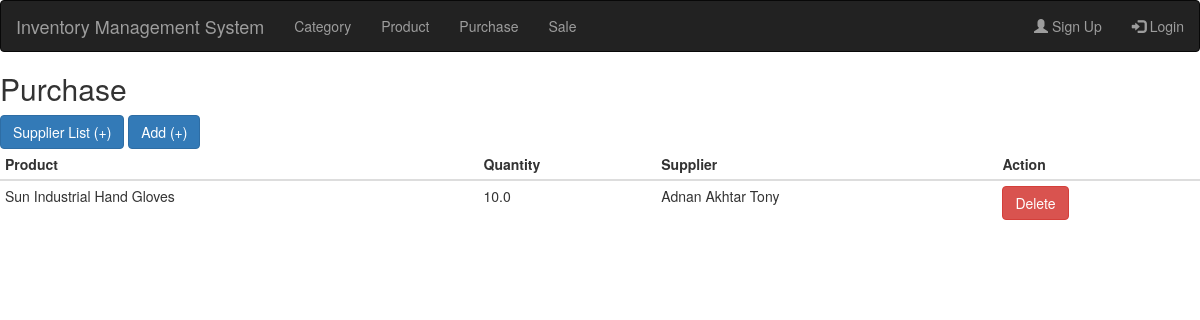
Page /inventory/purchase on the earlier database version.
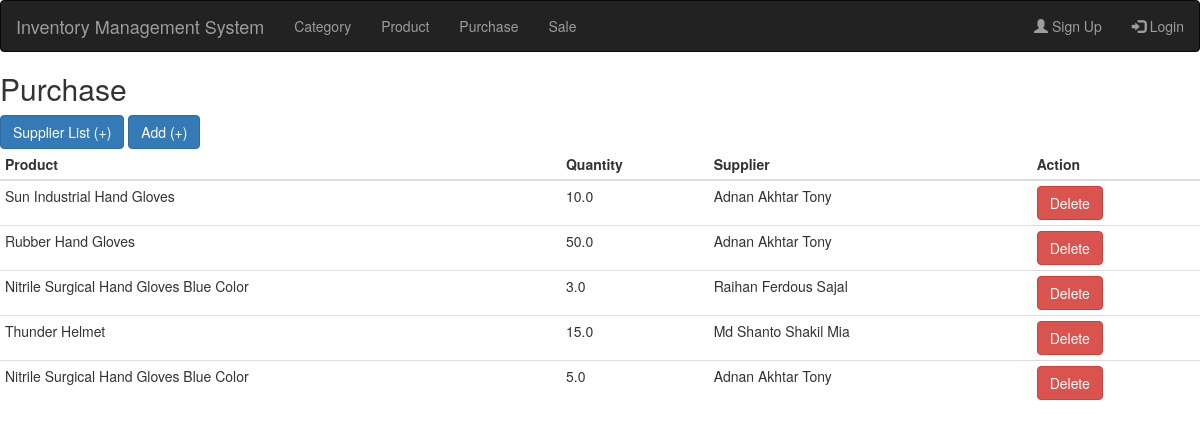
Same page on the later database version.
### ims_inventory/models.py (models this page shows, shortened)
class Purchase(models.Model):
    quantity = models.FloatField(default=0.0, blank=False, null=False)
    product = models.ForeignKey('ims_product.Product', on_delete=models.CASCADE)
    supplier = models.ForeignKey('ims_user.Supplier', on_delete=models.CASCADE)

### ims_product/models.py (models this page shows)
class Product(models.Model):
    name = models.CharField(max_length=200, null=False, blank=False)
    image = models.ImageField(upload_to='product', null=True, blank=True)
    category = models.ForeignKey(Category, on_delete=models.CASCADE)
    is_deleted = models.BooleanField(default=False)
    added_date_time = models.DateTimeField(auto_now_add=True)
    def __str__(self):
        return self.name

### ims_user/models.py (models this page shows)
class Supplier(models.Model):
    name = models.CharField(max_length=200, blank=False, null=False)
    address = models.TextField(blank=True, null=True)
    email = models.EmailField(blank=True, null=True)
    cell = models.CharField(max_length=500, null=True, blank=True)
    is_deleted = models.BooleanField(default=False)
    added_date_time = models.DateTimeField(auto_now_add=True)
    def __str__(self):
        return self.name

### ims_inventory/views.py (the view)
# urls.py: path('purchase', views.purchase_list, name='purchase_list'),
def purchase_list(request):
    purchases = Purchase.objects.all()
    context = {
        'purchases': purchases,
    }
    return render(request, 'purchase_list.html', context)

### templates/purchase_list.html
{% load static %}
{% include 'base.html' %}
{% block body %}
<h2>Purchase</h2>
<a class="btn btn-primary" href="{% url 'supplier_list' %}">Supplier List (+)</a>
<a class="btn btn-primary" href="{% url 'purchase_add' %}">Add (+)</a>
<table class="table table-condensed">
    <thead>
        <tr>
            <th>Product</th>
            <th>Quantity</th>
            <th>Supplier</th>
            <th>Action</th>
        </tr>
    </thead>
    <tbody>
        {% for purchase in purchases %}
        <tr>
            <td>{{ purchase.product }}</td>
            <td>{{ purchase.quantity }}</td>
            <td>{{ purchase.supplier }}</td>
            <td><button type="button" class="btn btn-danger">Delete</button></td>
        </tr>
        {% endfor %}
    </tbody>
</table>
{% endblock %}

### templates/base.html (shortened to what this page needs)
{% load static %}
<!DOCTYPE html>
<html>
    <head>
        <link rel="stylesheet" href="https://maxcdn.bootstrapcdn.com/bootstrap/3.4.1/css/bootstrap.min.css">
    </head>
    <body>
        <nav class="navbar navbar-inverse">
            <div class="container-fluid">
                <div class="navbar-header">
                    <a class="navbar-brand" href="{% url 'index' %}">Inventory Management System</a>
                </div>
                <ul class="nav navbar-nav">
                    <li><a href="{% url 'category_list' %}">Category</a></li>
                    <li><a href="{% url 'product_list' %}">Product</a></li>
                    <li><a href="{% url 'purchase_list' %}">Purchase</a></li>
                    <li><a href="{% url 'sale_list' %}">Sale</a></li>
                </ul>
                <ul class="nav navbar-nav navbar-right">
                    <li><a href="#"><span class="glyphicon glyphicon-user"></span> Sign Up</a></li>
                    <li><a href="#"><span class="glyphicon glyphicon-log-in"></span> Login</a></li>
                </ul>
            </div>
        </nav>
    </body>
</html>

Differences in the rows shown:
added Purchase: product "Rubber Hand Gloves", quantity "50.0", supplier "Adnan Akhtar Tony"
added Purchase: product "Nitrile Surgical Hand Gloves Blue Color", quantity "3.0", supplier "Raihan Ferdous Sajal"
added Purchase: product "Thunder Helmet", quantity "15.0", supplier "Md Shanto Shakil Mia"
added Purchase: product "Nitrile Surgical Hand Gloves Blue Color", quantity "5.0", supplier "Adnan Akhtar Tony"
